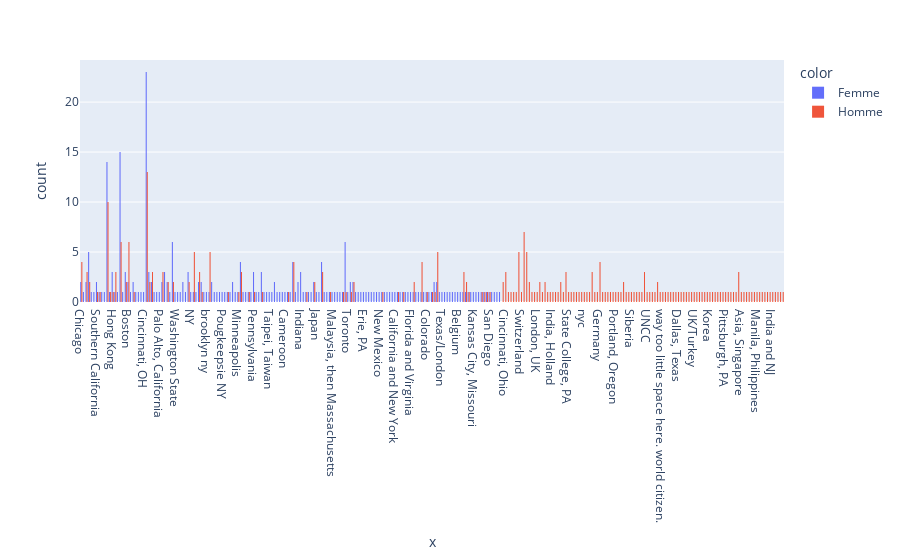

This figure's notebook cell:
### Code cell
px.histogram(x=df_part['from'],color=df_part['gender'].map(gender_dict),barmode="group")

### Figure 1 — Plotly figure (JSON) as saved in the notebook; plotly's stock layout.template omitted (floating-point values rounded to 4 significant figures; data arrays with more than 128 entries replaced by an {"elided": "..."} marker saying what was removed)
{"data": [{"alignmentgroup": "True", "bingroup": "x", "hovertemplate": "color=Femme<br>x=%{x}<br>count=%{y}<extra></extra>", "legendgroup": "Femme", "marker": {"color": "#636efa", "pattern": {"shape": ""}}, "name": "Femme", "offsetgroup": "Femme", "orientation": "v", "showlegend": true, "type": "histogram", "x": {"elided": "274 str values"}, "xaxis": "x", "yaxis": "y"}, {"alignmentgroup": "True", "bingroup": "x", "hovertemplate": "color=Homme<br>x=%{x}<br>count=%{y}<extra></extra>", "legendgroup": "Homme", "marker": {"color": "#EF553B", "pattern": {"shape": ""}}, "name": "Homme", "offsetgroup": "Homme", "orientation": "v", "showlegend": true, "type": "histogram", "x": {"elided": "278 str values"}, "xaxis": "x", "yaxis": "y"}], "layout": {"barmode": "group", "legend": {"title": {"text": "color"}, "tracegroupgap": 0}, "margin": {"t": 60}, "xaxis": {"anchor": "y", "domain": [0, 1], "title": {"text": "x"}}, "yaxis": {"anchor": "x", "domain": [0, 1], "title": {"text": "count"}}}}
